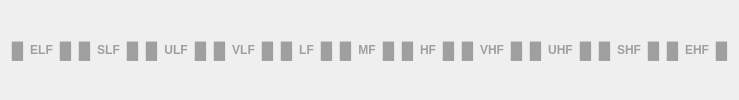
          <widget class="QWidget" name="widget_6" native="true">
           <property name="toolTip">
            <string>&lt;html&gt;&lt;head/&gt;&lt;body&gt;&lt;p&gt;&lt;span style=&quot; color:#000000;&quot;&gt;Frequency bands&lt;/span&gt;&lt;/p&gt;&lt;/body&gt;&lt;/html&gt;</string>
           </property>
           <property name="styleSheet">
            <string notr="true">color: #9f9f9f;</string>
           </property>
           <layout class="QHBoxLayout" name="horizontalLayout_23">
            <item>
             <layout class="QHBoxLayout" name="horizontalLayout_22">
              <item>
               <widget class="QLabel" name="elf_left">
                <property name="font">
                 <font>
                  <pointsize>12</pointsize>
                  <weight>75</weight>
                  <bold>true</bold>
                 </font>
                </property>
                <property name="styleSheet">
                 <string notr="true">color: #9f9f9f;</string>
                </property>
                <property name="text">
                 <string>█</string>
                </property>
                <property name="alignment">
                 <set>Qt::AlignCenter</set>
                </property>
               </widget>
              </item>
              <item>
               <widget class="QLabel" name="elf">
                <property name="font">
                 <font>
                  <pointsize>9</pointsize>
                  <weight>75</weight>
                  <bold>true</bold>
                 </font>
                </property>
                <property name="text">
                 <string>ELF</string>
                </property>
                <property name="alignment">
                 <set>Qt::AlignCenter</set>
                </property>
               </widget>
              </item>
              <item>
               <widget class="QLabel" name="elf_right">
                <property name="font">
                 <font>
                  <pointsize>12</pointsize>
                  <weight>75</weight>
                  <bold>true</bold>
                 </font>
                </property>
                <property name="styleSheet">
                 <string notr="true">color: #9f9f9f;</string>
                </property>
                <property name="text">
                 <string>█</string>
                </property>
                <property name="alignment">
                 <set>Qt::AlignCenter</set>
                </property>
               </widget>
              </item>
             </layout>
            </item>
            <item>
             <layout class="QHBoxLayout" name="horizontalLayout_21">
              <item>
               <widget class="QLabel" name="slf_left">
                <property name="font">
                 <font>
                  <pointsize>12</pointsize>
                  <weight>75</weight>
                  <bold>true</bold>
                 </font>
                </property>
                <property name="styleSheet">
                 <string notr="true">color: #9f9f9f;</string>
                </property>
                <property name="text">
                 <string>█</string>
                </property>
                <property name="alignment">
                 <set>Qt::AlignCenter</set>
                </property>
               </widget>
              </item>
              <item>
               <widget class="QLabel" name="slf">
                <property name="font">
                 <font>
                  <pointsize>9</pointsize>
                  <weight>75</weight>
                  <bold>true</bold>
                 </font>
                </property>
                <property name="styleSheet">
                 <string notr="true">color: #9f9f9f;</string>
                </property>
                <property name="text">
                 <string>SLF</string>
                </property>
                <property name="alignment">
                 <set>Qt::AlignCenter</set>
                </property>
               </widget>
              </item>
              <item>
               <widget class="QLabel" name="slf_right">
                <property name="font">
                 <font>
                  <pointsize>12</pointsize>
                  <weight>75</weight>
                  <bold>true</bold>
                 </font>
                </property>
                <property name="text">
                 <string>█</string>
                </property>
                <property name="alignment">
                 <set>Qt::AlignCenter</set>
                </property>
               </widget>
              </item>
             </layout>
            </item>
            <item>
             <layout class="QHBoxLayout" name="horizontalLayout_20">
              <item>
               <widget class="QLabel" name="ulf_left">
                <property name="font">
                 <font>
                  <pointsize>12</pointsize>
                  <weight>75</weight>
                  <bold>true</bold>
                 </font>
                </property>
                <property name="text">
                 <string>█</string>
                </property>
                <property name="alignment">
                 <set>Qt::AlignCenter</set>
                </property>
               </widget>
              </item>
              <item>
               <widget class="QLabel" name="ulf">
                <property name="font">
                 <font>
                  <pointsize>9</pointsize>
                  <weight>75</weight>
                  <bold>true</bold>
                 </font>
                </property>
                <property name="text">
                 <string>ULF</string>
                </property>
                <property name="alignment">
                 <set>Qt::AlignCenter</set>
                </property>
               </widget>
              </item>
              <item>
               <widget class="QLabel" name="ulf_right">
                <property name="font">
                 <font>
                  <pointsize>12</pointsize>
                  <weight>75</weight>
                  <bold>true</bold>
                 </font>
                </property>
                <property name="text">
                 <string>█</string>
                </property>
                <property name="alignment">
                 <set>Qt::AlignCenter</set>
                </property>
               </widget>
              </item>
             </layout>
            </item>
            <item>
             <layout class="QHBoxLayout" name="horizontalLayout_19">
              <item>
               <widget class="QLabel" name="vlf_left">
                <property name="font">
                 <font>
                  <pointsize>12</pointsize>
                  <weight>75</weight>
                  <bold>true</bold>
                 </font>
                </property>
                <property name="text">
                 <string>█</string>
                </property>
                <property name="alignment">
                 <set>Qt::AlignCenter</set>
                </property>
               </widget>
              </item>
              <item>
               <widget class="QLabel" name="vlf">
                <property name="font">
                 <font>
                  <pointsize>9</pointsize>
                  <weight>75</weight>
                  <bold>true</bold>
                 </font>
                </property>
                <property name="text">
                 <string>VLF</string>
                </property>
                <property name="alignment">
                 <set>Qt::AlignCenter</set>
                </property>
               </widget>
              </item>
              <item>
               <widget class="QLabel" name="vlf_right">
                <property name="font">
                 <font>
                  <pointsize>12</pointsize>
                  <weight>75</weight>
                  <bold>true</bold>
                 </font>
                </property>
                <property name="text">
                 <string>█</string>
                </property>
                <property name="alignment">
                 <set>Qt::AlignCenter</set>
                </property>
               </widget>
              </item>
             </layout>
            </item>
            <item>
             <layout class="QHBoxLayout" name="horizontalLayout_18">
              <item>
               <widget class="QLabel" name="lf_left">
                <property name="font">
                 <font>
                  <pointsize>12</pointsize>
                  <weight>75</weight>
                  <bold>true</bold>
                 </font>
                </property>
                <property name="text">
                 <string>█</string>
                </property>
                <property name="alignment">
                 <set>Qt::AlignCenter</set>
                </property>
               </widget>
              </item>
              <item>
               <widget class="QLabel" name="lf">
                <property name="font">
                 <font>
                  <pointsize>9</pointsize>
                  <weight>75</weight>
                  <bold>true</bold>
                 </font>
                </property>
                <property name="text">
                 <string>LF</string>
                </property>
                <property name="alignment">
                 <set>Qt::AlignCenter</set>
                </property>
               </widget>
              </item>
              <item>
               <widget class="QLabel" name="lf_right">
                <property name="font">
                 <font>
                  <pointsize>12</pointsize>
                  <weight>75</weight>
                  <bold>true</bold>
                 </font>
                </property>
                <property name="text">
                 <string>█</string>
                </property>
                <property name="alignment">
                 <set>Qt::AlignCenter</set>
                </property>
               </widget>
              </item>
             </layout>
            </item>
            <item>
             <layout class="QHBoxLayout" name="horizontalLayout_16">
              <item>
               <widget class="QLabel" name="mf_left">
                <property name="font">
                 <font>
                  <pointsize>12</pointsize>
                  <weight>75</weight>
                  <bold>true</bold>
                 </font>
                </property>
                <property name="text">
                 <string>█</string>
                </property>
                <property name="alignment">
                 <set>Qt::AlignCenter</set>
                </property>
               </widget>
              </item>
              <item>
               <widget class="QLabel" name="mf">
                <property name="font">
                 <font>
                  <pointsize>9</pointsize>
                  <weight>75</weight>
                  <bold>true</bold>
                 </font>
                </property>
                <property name="text">
                 <string>MF</string>
                </property>
                <property name="alignment">
                 <set>Qt::AlignCenter</set>
                </property>
               </widget>
              </item>
              <item>
               <widget class="QLabel" name="mf_right">
                <property name="font">
                 <font>
                  <pointsize>12</pointsize>
                  <weight>75</weight>
                  <bold>true</bold>
                 </font>
                </property>
                <property name="text">
                 <string>█</string>
                </property>
                <property name="alignment">
                 <set>Qt::AlignCenter</set>
                </property>
               </widget>
              </item>
             </layout>
            </item>
            <item>
             <layout class="QHBoxLayout" name="horizontalLayout_15">
              <item>
               <widget class="QLabel" name="hf_left">
                <property name="font">
                 <font>
                  <pointsize>12</pointsize>
                  <weight>75</weight>
                  <bold>true</bold>
                 </font>
                </property>
                <property name="text">
                 <string>█</string>
                </property>
                <property name="alignment">
                 <set>Qt::AlignCenter</set>
                </property>
               </widget>
              </item>
              <item>
               <widget class="QLabel" name="hf">
                <property name="font">
                 <font>
                  <pointsize>9</pointsize>
                  <weight>75</weight>
                  <bold>true</bold>
                 </font>
                </property>
                <property name="styleSheet">
                 <string notr="true">color: #9f9f9f;</string>
                </property>
                <property name="text">
                 <string>HF</string>
                </property>
                <property name="alignment">
                 <set>Qt::AlignCenter</set>
                </property>
               </widget>
              </item>
              <item>
               <widget class="QLabel" name="hf_right">
                <property name="font">
                 <font>
                  <pointsize>12</pointsize>
                  <weight>75</weight>
                  <bold>true</bold>
                 </font>
                </property>
                <property name="text">
                 <string>█</string>
                </property>
                <property name="alignment">
                 <set>Qt::AlignCenter</set>
                </property>
               </widget>
              </item>
             </layout>
            </item>
            <item>
             <layout class="QHBoxLayout" name="horizontalLayout_14">
              <item>
               <widget class="QLabel" name="vhf_left">
                <property name="font">
                 <font>
                  <pointsize>12</pointsize>
                  <weight>75</weight>
                  <bold>true</bold>
                 </font>
                </property>
                <property name="text">
                 <string>█</string>
                </property>
                <property name="alignment">
                 <set>Qt::AlignCenter</set>
                </property>
               </widget>
              </item>
              <item>
               <widget class="QLabel" name="vhf">
                <property name="font">
                 <font>
                  <pointsize>9</pointsize>
                  <weight>75</weight>
                  <bold>true</bold>
                 </font>
                </property>
                <property name="text">
                 <string>VHF</string>
                </property>
                <property name="alignment">
                 <set>Qt::AlignCenter</set>
                </property>
               </widget>
              </item>
              <item>
               <widget class="QLabel" name="vhf_right">
                <property name="font">
                 <font>
                  <pointsize>12</pointsize>
                  <weight>75</weight>
                  <bold>true</bold>
                 </font>
                </property>
                <property name="text">
                 <string>█</string>
                </property>
                <property name="alignment">
                 <set>Qt::AlignCenter</set>
                </property>
               </widget>
              </item>
             </layout>
            </item>
            <item>
             <layout class="QHBoxLayout" name="horizontalLayout_13">
              <item>
               <widget class="QLabel" name="uhf_left">
                <property name="font">
                 <font>
                  <pointsize>12</pointsize>
                  <weight>75</weight>
                  <bold>true</bold>
                 </font>
                </property>
                <property name="text">
                 <string>█</string>
                </property>
                <property name="alignment">
                 <set>Qt::AlignCenter</set>
                </property>
               </widget>
              </item>
              <item>
               <widget class="QLabel" name="uhf">
                <property name="font">
                 <font>
                  <pointsize>9</pointsize>
                  <weight>75</weight>
                  <bold>true</bold>
                 </font>
                </property>
                <property name="text">
                 <string>UHF</string>
                </property>
                <property name="alignment">
                 <set>Qt::AlignCenter</set>
                </property>
               </widget>
              </item>
              <item>
               <widget class="QLabel" name="uhf_right">
                <property name="font">
                 <font>
                  <pointsize>12</pointsize>
                  <weight>75</weight>
                  <bold>true</bold>
                 </font>
                </property>
                <property name="text">
                 <string>█</string>
                </property>
                <property name="alignment">
                 <set>Qt::AlignCenter</set>
                </property>
               </widget>
              </item>
             </layout>
            </item>
            <item>
             <layout class="QHBoxLayout" name="horizontalLayout_12">
              <item>
               <widget class="QLabel" name="shf_left">
                <property name="font">
                 <font>
                  <pointsize>12</pointsize>
                  <weight>75</weight>
                  <bold>true</bold>
                 </font>
                </property>
                <property name="text">
                 <string>█</string>
                </property>
                <property name="alignment">
                 <set>Qt::AlignCenter</set>
                </property>
               </widget>
              </item>
              <item>
               <widget class="QLabel" name="shf">
                <property name="font">
                 <font>
                  <pointsize>9</pointsize>
                  <weight>75</weight>
                  <bold>true</bold>
                 </font>
                </property>
                <property name="text">
                 <string>SHF</string>
                </property>
                <property name="alignment">
                 <set>Qt::AlignCenter</set>
                </property>
               </widget>
              </item>
              <item>
               <widget class="QLabel" name="shf_right">
                <property name="font">
                 <font>
                  <pointsize>12</pointsize>
                  <weight>75</weight>
                  <bold>true</bold>
                 </font>
                </property>
                <property name="styleSheet">
                 <string notr="true">color: #9f9f9f;</string>
                </property>
                <property name="text">
                 <string>█</string>
                </property>
                <property name="alignment">
                 <set>Qt::AlignCenter</set>
                </property>
               </widget>
              </item>
             </layout>
            </item>
            <item>
             <layout class="QHBoxLayout" name="horizontalLayout_3">
              <item>
               <widget class="QLabel" name="ehf_left">
                <property name="font">
                 <font>
                  <pointsize>12</pointsize>
                  <weight>75</weight>
                  <bold>true</bold>
                 </font>
                </property>
                <property name="text">
                 <string>█</string>
                </property>
                <property name="alignment">
                 <set>Qt::AlignCenter</set>
                </property>
               </widget>
              </item>
              <item>
               <widget class="QLabel" name="ehf">
                <property name="font">
                 <font>
                  <pointsize>9</pointsize>
                  <weight>75</weight>
                  <bold>true</bold>
                 </font>
                </property>
                <property name="text">
                 <string>EHF</string>
                </property>
                <property name="alignment">
                 <set>Qt::AlignCenter</set>
                </property>
               </widget>
              </item>
              <item>
               <widget class="QLabel" name="ehf_right">
                <property name="font">
                 <font>
                  <pointsize>12</pointsize>
                  <weight>75</weight>
                  <bold>true</bold>
                 </font>
                </property>
                <property name="styleSheet">
                 <string notr="true">color: #9f9f9f;</string>
                </property>
                <property name="text">
                 <string>█</string>
                </property>
                <property name="alignment">
                 <set>Qt::AlignCenter</set>
                </property>
               </widget>
              </item>
             </layout>
            </item>
           </layout>
          </widget>
